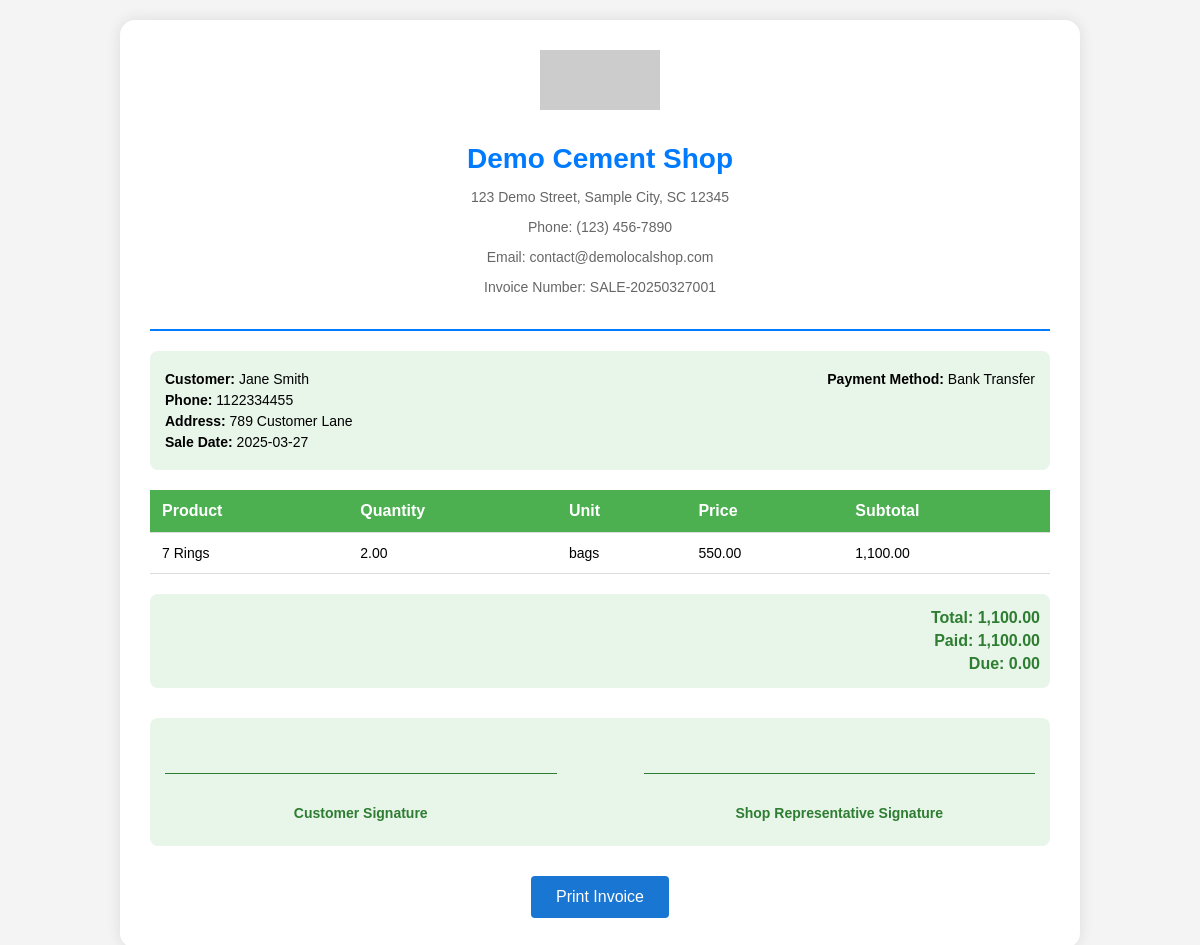
The page /pages/invoice_sell.php?invoice_number=SALE-20250327001 (signed in) on the database its author committed.
### tables this page shows
CREATE TABLE shop_details (
    id INT PRIMARY KEY AUTO_INCREMENT,
    shop_name VARCHAR(255) NOT NULL,
    address TEXT NOT NULL,
    phone VARCHAR(50) NOT NULL,
    email VARCHAR(255) NOT NULL,
    updated_at TIMESTAMP DEFAULT CURRENT_TIMESTAMP ON UPDATE CURRENT_TIMESTAMP
);

CREATE TABLE sales (
    id INT AUTO_INCREMENT PRIMARY KEY,
    customer_id INT,
    sale_date DATE NOT NULL,
    invoice_number VARCHAR(50) NOT NULL UNIQUE,
    payment_method_id INT NOT NULL,
    total DECIMAL(10, 2) NOT NULL CHECK (total >= 0),
    paid DECIMAL(10, 2) NOT NULL CHECK (paid >= 0),
    due DECIMAL(10, 2) NOT NULL CHECK (due >= 0),
    created_at TIMESTAMP DEFAULT CURRENT_TIMESTAMP,
    FOREIGN KEY (customer_id) REFERENCES customers(id) ON DELETE SET NULL,
    FOREIGN KEY (payment_method_id) REFERENCES payment_methods(id) ON DELETE RESTRICT,
    INDEX idx_sale_date (sale_date),
    INDEX idx_invoice_number (invoice_number),
    INDEX idx_customer_id (customer_id),
    INDEX idx_payment_method_id (payment_method_id)
);

CREATE TABLE customers (
    id INT AUTO_INCREMENT PRIMARY KEY,
    name VARCHAR(255) NOT NULL,
    phone VARCHAR(20),
    address TEXT,
    created_at TIMESTAMP DEFAULT CURRENT_TIMESTAMP,
    INDEX idx_name (name),
    INDEX idx_phone (phone),
    FULLTEXT idx_address (address)
     
     
     
);

CREATE TABLE payment_methods (
    id INT AUTO_INCREMENT PRIMARY KEY,
    method VARCHAR(50) NOT NULL UNIQUE,
    created_at TIMESTAMP DEFAULT CURRENT_TIMESTAMP
);

CREATE TABLE sale_items (
    id INT AUTO_INCREMENT PRIMARY KEY,
    sale_id INT,
    product_id INT,
    quantity DECIMAL(10, 2) NOT NULL CHECK (quantity > 0),
    price DECIMAL(10, 2) NOT NULL CHECK (price >= 0),
    subtotal DECIMAL(10, 2) NOT NULL CHECK (subtotal >= 0),
    created_at TIMESTAMP DEFAULT CURRENT_TIMESTAMP,
    FOREIGN KEY (sale_id) REFERENCES sales(id) ON DELETE CASCADE,
    FOREIGN KEY (product_id) REFERENCES products(id) ON DELETE CASCADE,
    INDEX idx_sale_id (sale_id),
    INDEX idx_product_id (product_id)
);

CREATE TABLE products (
    id INT AUTO_INCREMENT PRIMARY KEY,
    category_id INT,
    name VARCHAR(255) NOT NULL,
    price DECIMAL(10, 2) NOT NULL CHECK (price >= 0),
    quantity DECIMAL(10, 2) NOT NULL CHECK (quantity >= 0),
    unit VARCHAR(50),
    brand_name VARCHAR(255),
    type VARCHAR(50),
    created_at TIMESTAMP DEFAULT CURRENT_TIMESTAMP,
    updated_at TIMESTAMP DEFAULT CURRENT_TIMESTAMP ON UPDATE CURRENT_TIMESTAMP,
    FOREIGN KEY (category_id) REFERENCES categories(id) ON DELETE SET NULL,
    UNIQUE KEY uk_products (name, category_id, unit, price, brand_name),
    INDEX idx_products_created_at (created_at),
    INDEX idx_products_lookup (name, category_id, unit, price, brand_name),
    INDEX idx_products_category_id (category_id),
    CONSTRAINT fk_product_unit FOREIGN KEY (category_id, unit) REFERENCES category_units(category_id, unit) ON DELETE SET NULL
);

### core/functions.php (called while the page is built, shortened)
<?php
include_once __DIR__ . '/../config/database.php';
function sanitizeInput($data) {
    global $conn;
    return mysqli_real_escape_string($conn, trim($data));
}
?>

### pages/invoice_sell.php (the view, shortened to what this page needs)
<?php
include '../config/database.php';
include '../core/functions.php';
$invoice_number = isset($_GET['invoice_number']) ? sanitizeInput($_GET['invoice_number']) : '';
$invoice_number = $conn->real_escape_string($invoice_number);
$saleSql = "SELECT sales.*,
                   customers.name as customer_name,
                   customers.phone,
                   customers.address,
                   payment_methods.method as payment_method_name
            FROM sales
            LEFT JOIN customers ON sales.customer_id = customers.id
            LEFT JOIN payment_methods ON sales.payment_method_id = payment_methods.id
            WHERE sales.invoice_number = '$invoice_number'";
$saleResult = $conn->query($saleSql);
$sale = $saleResult->fetch_assoc();
$saleItemsSql = "SELECT sale_items.*,
                        products.name as product_name,
                        products.unit
                 FROM sale_items
                 LEFT JOIN products ON sale_items.product_id = products.id
                 WHERE sale_items.sale_id = " . (int)$sale['id'];
$saleItemsResult = $conn->query($saleItemsSql);
$shopDetails = [
    'shop_name' => 'Demo Cement Shop',
    'shop_phone' => '(123) 456-7890',
    'shop_address' => '123 Demo Street, Sample City, SC 12345',
    'email' => 'contact@demolocalshop.com'
];
$settingsSql = "SELECT shop_name, phone, address, email FROM shop_details WHERE id = 1";
$settingsResult = $conn->query($settingsSql);
if ($settingsResult && $settingsResult->num_rows > 0) {
    $row = $settingsResult->fetch_assoc();
    $shopDetails['shop_name'] = $row['shop_name'] ?? $shopDetails['shop_name'];
    $shopDetails['shop_phone'] = $row['phone'] ?? $shopDetails['shop_phone'];
    $shopDetails['shop_address'] = $row['address'] ?? $shopDetails['shop_address'];
    $shopDetails['email'] = $row['email'] ?? $shopDetails['email'];
}
?>
<!DOCTYPE html>
<html lang="en">
<head>
</head>
<body>
    <div class="invoice-container">
        <div class="header">
            <img src="https://via.placeholder.com/120x60?text=Logo" alt="Company Logo" class="logo">
            <h1><?php echo htmlspecialchars($shopDetails['shop_name']); ?></h1>
            <p><?php echo htmlspecialchars($shopDetails['shop_address']); ?></p>
            <p>Phone: <?php echo htmlspecialchars($shopDetails['shop_phone']); ?></p>
            <p>Email: <?php echo htmlspecialchars($shopDetails['email']); ?></p>
            <p>Invoice Number: <?php echo htmlspecialchars($invoice_number); ?></p>
        </div>
        <div class="invoice-details">
            <div>
                <p><strong>Customer:</strong> <?php echo htmlspecialchars($sale['customer_name']); ?></p>
                <p><strong>Phone:</strong> <?php echo htmlspecialchars($sale['phone'] ?? 'N/A'); ?></p>
                <p><strong>Address:</strong> <?php echo htmlspecialchars($sale['address'] ?? 'N/A'); ?></p>
                <p><strong>Sale Date:</strong> <?php echo htmlspecialchars($sale['sale_date']); ?></p>
            </div>
            <div>
                <p><strong>Payment Method:</strong> <?php echo htmlspecialchars($sale['payment_method_name'] ?? 'N/A'); ?></p>
            </div>
        </div>
        <table>
            <thead>
                <tr>
                    <th>Product</th>
                    <th>Quantity</th>
                    <th>Unit</th>
                    <th>Price</th>
                    <th>Subtotal</th>
                </tr>
            </thead>
            <tbody>
                <?php
                if ($saleItemsResult->num_rows > 0) {
                    while ($item = $saleItemsResult->fetch_assoc()) {
                        echo "<tr>";
                        echo "<td>" . htmlspecialchars($item['product_name']) . "</td>";
                        echo "<td>" . number_format($item['quantity'], 2) . "</td>";
                        echo "<td>" . htmlspecialchars($item['unit'] ?? 'N/A') . "</td>";
                        echo "<td>" . number_format($item['price'], 2) . "</td>";
                        echo "<td>" . number_format($item['subtotal'], 2) . "</td>";
                        echo "</tr>";
                    }
                } else {
                    echo "<tr><td colspan='5'>No items found for this sale.</td></tr>";
                }
                ?>
            </tbody>
        </table>
        <div class="totals">
            <p>Total: <?php echo number_format($sale['total'], 2); ?></p>
            <p>Paid: <?php echo number_format($sale['paid'], 2); ?></p>
            <p>Due: <?php echo number_format($sale['due'], 2); ?></p>
        </div>
        <div class="signature-section">
            <div>
                <p class="signature-line"> </p>
                <p><strong>Customer Signature</strong></p>
            </div>
            <div>
                <p class="signature-line"> </p>
                <p><strong>Shop Representative Signature</strong></p>
            </div>
        </div>
        <div class="print-button">
            <button onclick="window.print()">Print Invoice</button>
        </div>
    </div>
</body>
</html>

### pages/invoice_sell.php (style rules this page uses)
body { font-family: Arial, sans-serif; margin: 0; padding: 20px; background-color: #f4f4f4; }
.invoice-container { max-width: 900px; margin: 0 auto; background-color: #fff; padding: 30px; border-radius: 15px; box-shadow: 0 0 15px rgba(0, 0, 0, 0.1); }
.header { text-align: center; padding-bottom: 20px; border-bottom: 2px solid #007bff; }
.header img.logo { max-width: 120px; margin-bottom: 10px; }
.header h1 { font-size: 28px; color: #007bff; margin-bottom: 5px; }
.header p { font-size: 14px; color: #666; }
.invoice-details { margin: 20px 0; padding: 15px; background-color: #e8f5e9; border-radius: 8px; display: flex; justify-content: space-between; }
.invoice-details p { margin: 5px 0; font-size: 14px; }
table { width: 100%; border-collapse: collapse; margin: 20px 0; }
th, td { padding: 12px; text-align: left; border-bottom: 1px solid #ddd; }
th { background-color: #4CAF50; color: white; font-weight: bold; }
td { font-size: 14px; }
.totals { margin-top: 20px; text-align: right; padding: 10px; background-color: #e8f5e9; border-radius: 8px; }
.totals p { margin: 5px 0; font-weight: bold; font-size: 16px; color: #2e7d32; }
.signature-section { margin: 30px 0; padding: 15px; background-color: #e8f5e9; border-radius: 8px; display: flex; justify-content: space-between; }
.signature-section div { width: 45%; text-align: center; }
.signature-section p { margin: 10px 0; font-size: 14px; color: #2e7d32; }
.signature-section .signature-line { border-top: 1px solid #2e7d32; margin-top: 40px; padding-top: 5px; }
.print-button { text-align: center; margin-top: 20px; }
.print-button button { background-color: #1976D2; color: white; padding: 12px 25px; border: none; border-radius: 4px; cursor: pointer; font-size: 16px; }

### rows shown on the page
shop_details: shop_name "Demo Cement Shop", address "123 Demo Street, Sample City, SC 12345", phone "(123) 456-7890", email "contact@demolocalshop.com"
sales: customer.name "Jane Smith", customer.phone "1122334455", customer.address "789 Customer Lane", sale_date "2025-03-27", payment_method.method "Bank Transfer", total "1,100.00", paid "1,100.00", due "0.00"
sale_items: product.name "7 Rings", quantity "2.00", product.unit "bags", price "550.00", subtotal "1,100.00"

### other values the page prints
$invoice_number "SALE-20250327001"
